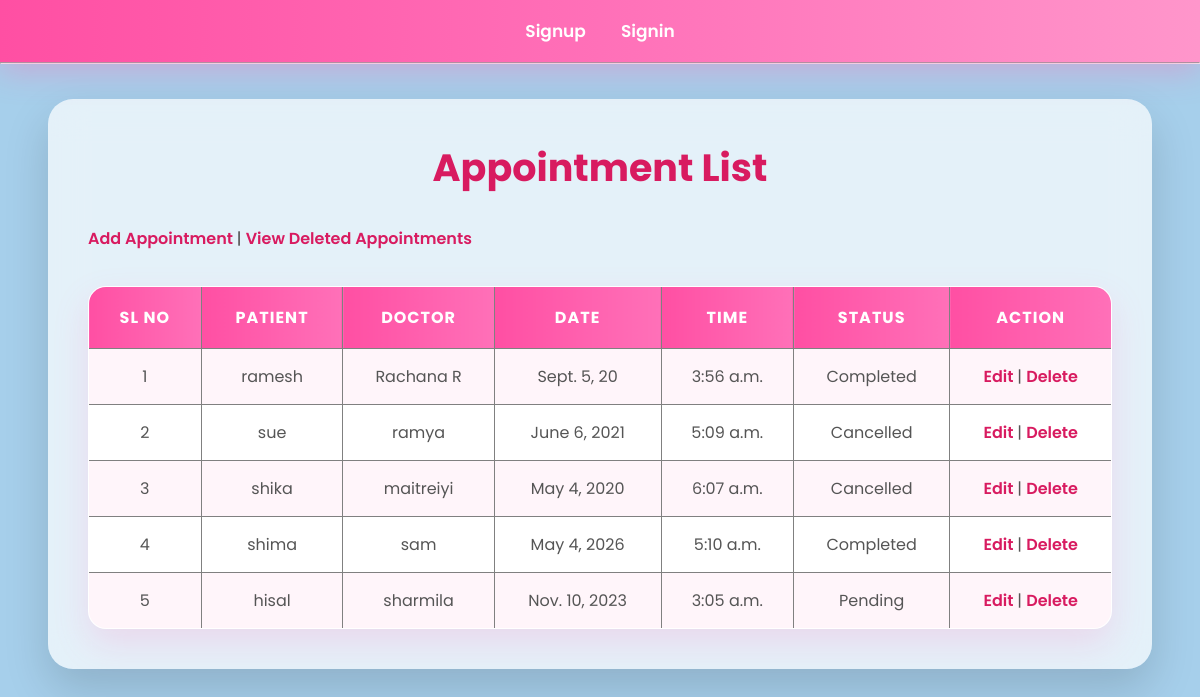
Screenshot of /base/appointment_list/ with the database file from the repository.
### base/models.py (models this page shows, shortened)
class Appointment(models.Model):
    patient = models.ForeignKey(
        Patient,
        on_delete=models.CASCADE
    )
    doctor = models.ForeignKey(
        Doctor,
        on_delete=models.CASCADE
    )
    appointment_date = models.DateField()
    appointment_time = models.TimeField()
    status = models.CharField(
        max_length=50,
        choices=[
            ("Pending", "Pending"),
            ("Completed", "Completed"),
            ("Cancelled", "Cancelled")
        ],
        default="Pending"
    )
    is_deleted = models.BooleanField(
        default=False
    )
    deleted_at = models.DateTimeField(
        null=True,
        blank=True
    )

class Patient(models.Model):
    patient_name = models.CharField(max_length=100)
    age = models.PositiveIntegerField()
    gender = models.CharField(
        max_length=20
    )
    phone = models.CharField(
        max_length=10
    )
    email = models.EmailField()
    address = models.TextField()
    patient_image = models.ImageField(
        upload_to="patient_images",
        null=True,
        blank=True
    )
    is_deleted = models.BooleanField(
        default=False
    )
    deleted_at = models.DateTimeField(
        null=True,
        blank=True
    )
    def __str__(self):
        return self.patient_name

class Doctor(models.Model):
    department = models.ForeignKey(
        Department,
        on_delete=models.CASCADE,
        null=True,
        blank=True
    )
    doctor_name = models.CharField(max_length=100)
    specialization = models.CharField(max_length=100)
    experience = models.PositiveIntegerField()
    phone = models.CharField(max_length=10)
    email = models.EmailField()
    doctor_image = models.ImageField(
        upload_to="doctor_images",
        null=True,
        blank=True
    )
    is_deleted = models.BooleanField(default=False)
    deleted_at = models.DateTimeField(
        null=True,
        blank=True
    )
    def __str__(self):
        return self.doctor_name

### base/views.py (the view)
# urls.py: path('appointment_list/', views.appointment_list, name='appointment_list'),
def appointment_list(request):
    data = Appointment.objects.filter(
        is_deleted=False
    )
    return render(
        request,
        "appointment_list.html",
        {
            "data": data
        }
    )

### base/templates/appointment_list.html
{% extends 'main.html' %}
{% block content %}
<h1>Appointment List</h1>
<a href="{% url 'create_appointment' %}">
Add Appointment
</a>
|
<a href="{% url 'appointment_history' %}">
View Deleted Appointments
</a>
<table border="1">
<tr>
<th>SL NO</th>
<th>Patient</th>
<th>Doctor</th>
<th>Date</th>
<th>Time</th>
<th>Status</th>
<th>Action</th>
</tr>
{% for i in data %}
<tr>
<td>{{ forloop.counter }}</td>
<td>{{ i.patient }}</td>
<td>{{ i.doctor }}</td>
<td>{{ i.appointment_date }}</td>
<td>{{ i.appointment_time }}</td>
<td>{{ i.status }}</td>
<td>
<a href="{% url 'update_appointment' i.id %}">
Edit
</a>
|
<a href="{% url 'delete_appointment' i.id %}">
Delete
</a>
</td>
</tr>
{% endfor %}
</table>
{% endblock %}

### static/style.css (style rules this page uses)
* { margin:0; padding:0; box-sizing:border-box; font-family:'Poppins',sans-serif; }
body { background:linear-gradient(135deg,#ffe6f2,#ffd9ec,#ffeef8,#fff8fc); background-size:400% 400%; animation:bgMove 12s ease infinite; min-height:100vh; color:#444; }
h1 { text-align:center; color:#d81b60; font-size:38px; margin-bottom:30px; font-weight:700; }
a { color:#d81b60; text-decoration:none; font-weight:600; transition:.3s; }
table { width:100%; border-collapse:collapse; margin-top:35px; overflow:hidden; border-radius:18px; background:white; box-shadow:0 15px 35px rgba(255,105,180,.18); }
table th { background:linear-gradient(90deg,#ff4fa3,#ff70b8); color:white; padding:18px; font-size:16px; text-transform:uppercase; letter-spacing:1px; }
table td { padding:15px; text-align:center; color:#555; transition:.3s; }
table tr:nth-child(even) { background:#fff5fa; }
::placeholder { color:#d48bb2; }
table { animation:tableFade .8s; }
body { background:rgb(166, 207, 235) !important; }

### rows the page displays
Appointment: patient "ramesh", doctor "Rachana R", appointment_date "Sept. 5, 20", appointment_time "3:56 a.m.", status "Completed"
Appointment: patient "sue", doctor "ramya", appointment_date "June 6, 2021", appointment_time "5:09 a.m.", status "Cancelled"
Appointment: patient "shika", doctor "maitreiyi", appointment_date "May 4, 2020", appointment_time "6:07 a.m.", status "Cancelled"
Appointment: patient "shima", doctor "sam", appointment_date "May 4, 2026", appointment_time "5:10 a.m.", status "Completed"
Appointment: patient "hisal", doctor "sharmila", appointment_date "Nov. 10, 2023", appointment_time "3:05 a.m.", status "Pending"
